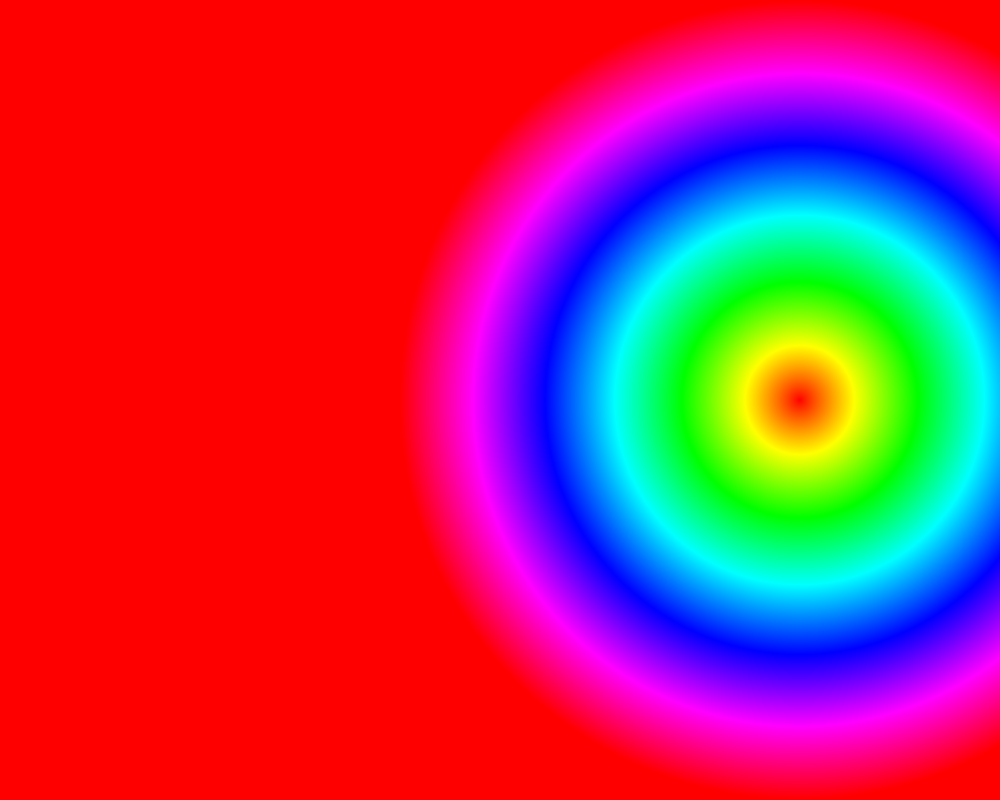
Frame 1 (no input)
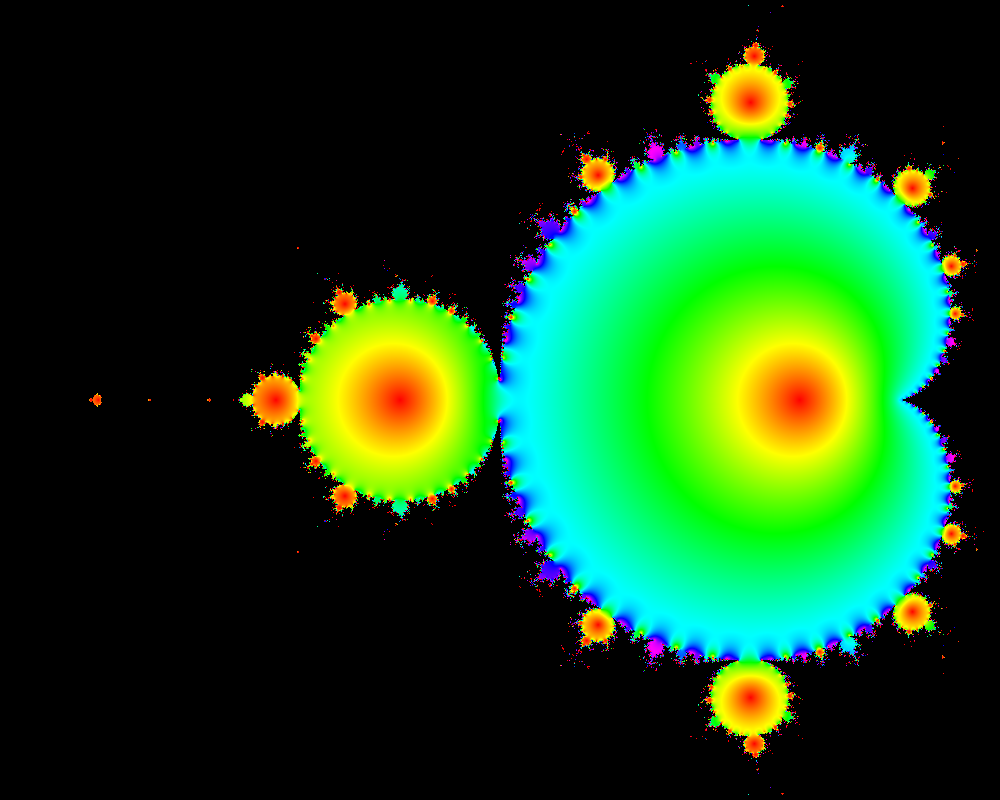
Frame 60 (the mouse pressed at the canvas centre just before this capture)
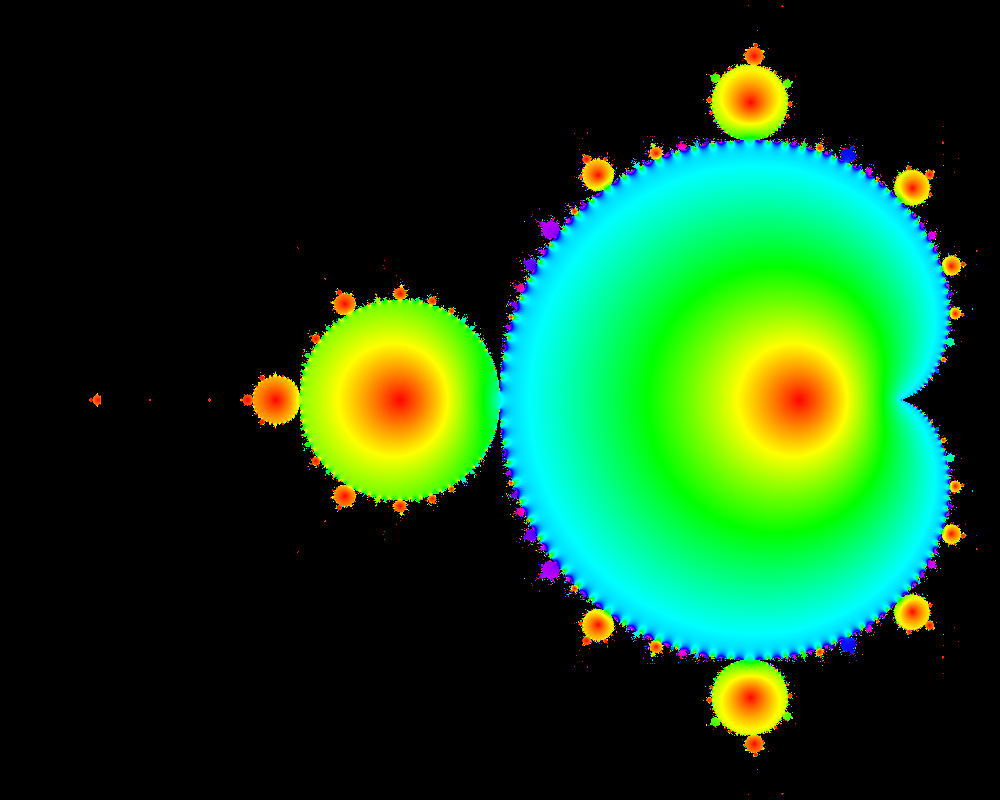
Frame 120 (the mouse held since frame 60 and released just before this capture)

The Processing sketch that drew these frames (run headless with seeded random() and noise(); from frame 60 on, the mouse is pressed at the canvas centre):

// Processing sketch: mandelbrot
// ── mandelbrot.pde
enum DRAW_STATE {render, zoom}

DRAW_STATE last_draw_state, draw_state;

float x_min = -2;
float x_max = 0.5;
float y_min = -1;
float y_max = 1;

int x_drag_start, y_drag_start;

int n_x = 1000;
int n_y = int(n_x * (y_max - y_min) / (x_max - x_min));

float[] xs;
float[] ys;
float[][] reals;
float[][] imags;
float[][] mags;
int[] saved_pixels;
int x, y;
float h, new_real, new_imag, min_mag, max_mag;


float map_x_px(int x) {
  return map(x, 0, n_x - 1, x_min, x_max);
}


float map_y_px(int y) {
  return map(y, 0, n_y - 1, y_min, y_max);
}


void settings() {
  size(n_x, n_y);
  //fullScreen();
  smooth();
}


void setup() {
  //frameRate(1);
  colorMode(HSB, 1.0);
  
  last_draw_state = DRAW_STATE.render;
  draw_state = DRAW_STATE.render;
  
  xs = new float[n_x];
  ys = new float[n_y];
  reals = new float[n_x][n_y];
  imags = new float[n_x][n_y];
  mags = new float[n_x][n_y];
  saved_pixels = new int[n_x * n_y];
  
  for (x = 0; x < n_x; x++) {
    xs[x] = map(x, 0, n_x - 1, x_min, x_max);
  }
  
  for (y = 0; y < n_y; y++) {
    ys[y] = map(y, 0, n_y - 1, y_max, y_min);
  }
}


void draw() {
  switch (draw_state) {
    case render: {
      min_mag = Float.parseFloat("Infinity");
      max_mag = 0;
      
      for (x = 0; x < n_x; x++) {
        for (y = 0; y < n_y; y++) {
          if (Float.isFinite(reals[x][y]) && !Float.isNaN(reals[x][y]) && Float.isFinite(imags[x][y]) && !Float.isNaN(imags[x][y])) {        
            // square existing number
            new_real = pow(reals[x][y], 2) - pow(imags[x][y], 2);
            new_imag = reals[x][y] * imags[x][y] * 2;
            
            // add constant based on pixel location
            new_real += xs[x];
            new_imag += ys[y];
            
            // update arrays
            reals[x][y] = new_real;
            imags[x][y] = new_imag;      
            mags[x][y] = sqrt(pow(new_real, 2) + pow(new_imag, 2));
            
            // update min/max
            if (Float.isFinite(mags[x][y]) && !Float.isNaN(mags[x][y])) {
              min_mag = min(min_mag, mags[x][y]);
              max_mag = max(max_mag, mags[x][y]);
            }
          }
        }
      }
      
      for (x = 0; x < n_x; x++) {
        for (y = 0; y < n_y; y++) {
          if (Float.isFinite(mags[x][y]) && !Float.isNaN(mags[x][y])) {
            h = pow(mags[x][y], 0.9);
            
            set(x, y, color(h, 1.0, 1.0));
          } else {
            set(x, y, color(0.0, 0.0, 0.0));        
          }
          
          //if (mags[x][y] >= threshold) {
          //  set(x, y, color(255));
          //} else {
          //  set(x, y, color(0));
          //}
        }
      }
      
      //noLoop();
      
      break;
    } case zoom: {      
      pixels = saved_pixels;
      updatePixels();
      
      stroke(0.0, 0.0, 0.0);
      fill(0.333, 1.0, 1.0, 0.5);
      
      rect(x_drag_start, y_drag_start, mouseX - x_drag_start, mouseY - y_drag_start);
      
      break;
    } default: {
      println("Unknown draw state: " + draw_state);
      
      noLoop();
    }
  }
  
  last_draw_state = draw_state;
}


void mouseClicked() {
  println("x: " + map(mouseX, 0, n_x, x_min, x_max) + ", y: " + map(mouseY, 0, n_y, y_min, y_max));
}


void mouseDragged() {
  if (draw_state == DRAW_STATE.render) {
    x_drag_start = mouseX;
    y_drag_start = mouseY;
    
    draw_state = DRAW_STATE.zoom;
    
    loadPixels();
    saved_pixels = pixels;
  }
}


void mouseReleased() {
  if (draw_state == DRAW_STATE.zoom) {
    float x_start = map_x_px(x_drag_start);
    float y_start = map_y_px(n_y - y_drag_start);
    float x_end = map_x_px(mouseX);
    float y_end = map_y_px(n_y - mouseY);
    
    x_min = min(x_start, x_end);
    y_min = min(y_start, y_end);
    x_max = max(x_start, x_end);
    y_max = max(y_start, y_end);
    
    setup();
  }
}


void keyPressed() {
  x_min = -2;
  x_max = 0.5;
  y_min = -1;
  y_max = 1;
  
  setup();
}
